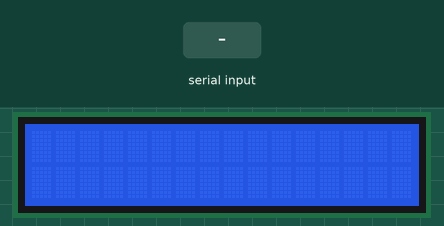
Simulated run of this sketch. Board: Arduino Uno, built with avr-gcc and run on an emulated ATmega328P. On the bench: 16×2 character LCD. The inputs (shaded band) are chosen by the test bench.

Above: at 1.2 s.
1.3 s: "1\n" received over Serial
At 2.5 s:
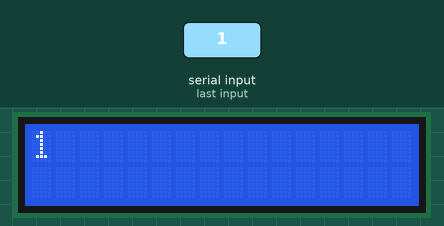
2.8 s: "0\n" received over Serial
At 3.7 s:
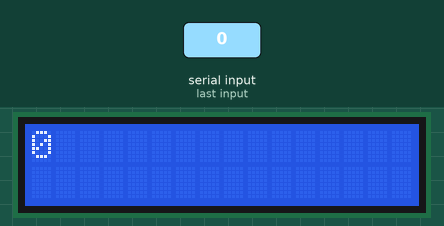
Timing chart, 0 to 5.8 s (numbered marks = the images above; inputs shaded):
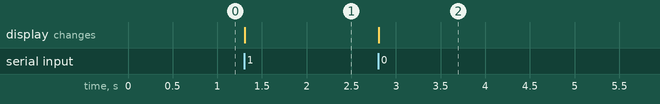

The sketch:

Arduino.ino
```cpp
#include <Wire.h>
#include <LiquidCrystal_I2C.h>

LiquidCrystal_I2C lcd(0x27, 16, 2);
String sentence = "";

void setup() {
  lcd.init();
  lcd.backlight();
  Serial.begin(9600);
}

void loop() {
  if (Serial.available()) {
    char c = Serial.read();
    if (c == '\n') {
      lcd.clear();
      lcd.print(sentence);
      sentence = "";
    } else if (c >= 32) {
      sentence += c;
    }
  }
}
```

Measured:
- after the input at 1.3 s, the display: changes at once (image 1)
- after the input at 2.8 s, the display: changes at once (image 2)
